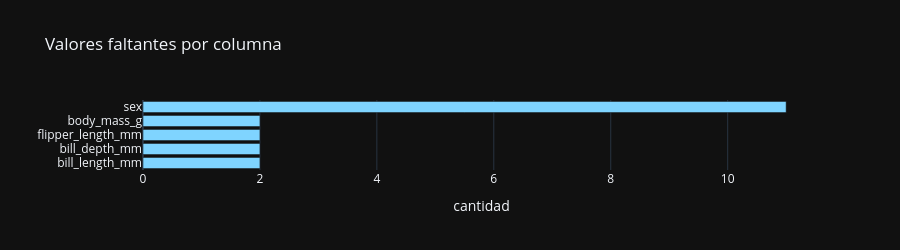

The cell this chart's notebook holds for it:
### Code cell
# 2.2 Valores faltantes
na = df.isna().sum(); na = na[na > 0].sort_values()
if len(na):
    display(pd.DataFrame({'faltantes': na[::-1], '%': (na[::-1]/len(df)*100).round(2)}))
    fig = px.bar(x=na.values, y=na.index, orientation='h',
                 labels={'x': 'cantidad', 'y': ''}, title='Valores faltantes por columna')
    fig.update_traces(marker_color=PRIMARY); fig.update_layout(height=80+34*len(na)); fig.show()
else:
    print('Sin valores faltantes.')

### Figure 1 — Plotly figure (JSON) as saved in the notebook; plotly's stock layout.template omitted (floating-point values rounded to 4 significant figures)
{"data": [{"hovertemplate": "cantidad=%{x}<br>=%{y}<extra></extra>", "legendgroup": "", "marker": {"color": "#7fd4ff", "pattern": {"shape": ""}}, "name": "", "orientation": "h", "showlegend": false, "textposition": "auto", "type": "bar", "x": [2, 2, 2, 2, 11], "xaxis": "x", "y": ["bill_length_mm", "bill_depth_mm", "flipper_length_mm", "body_mass_g", "sex"], "yaxis": "y"}], "layout": {"barmode": "relative", "height": 250, "legend": {"tracegroupgap": 0}, "title": {"text": "Valores faltantes por columna"}, "xaxis": {"anchor": "y", "domain": [0.0, 1.0], "title": {"text": "cantidad"}}, "yaxis": {"anchor": "x", "domain": [0.0, 1.0], "title": {"text": ""}}}}
